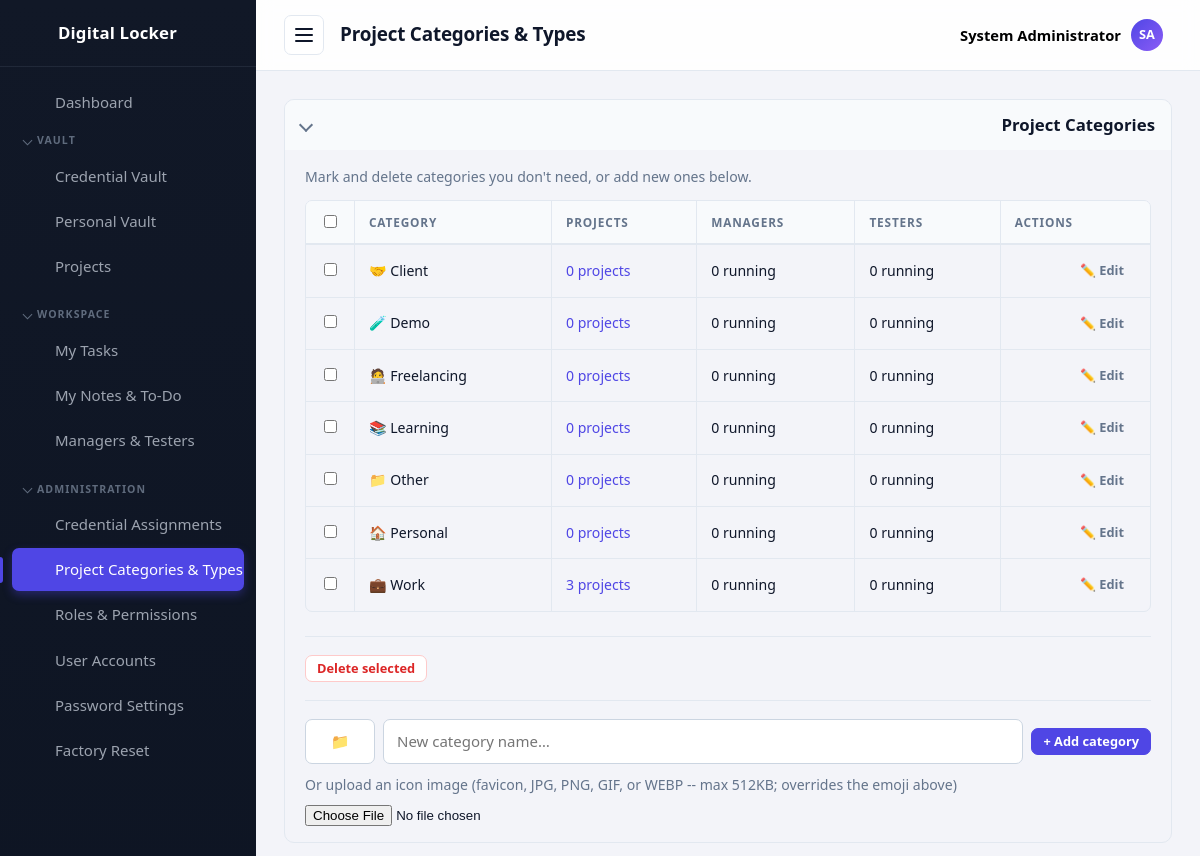
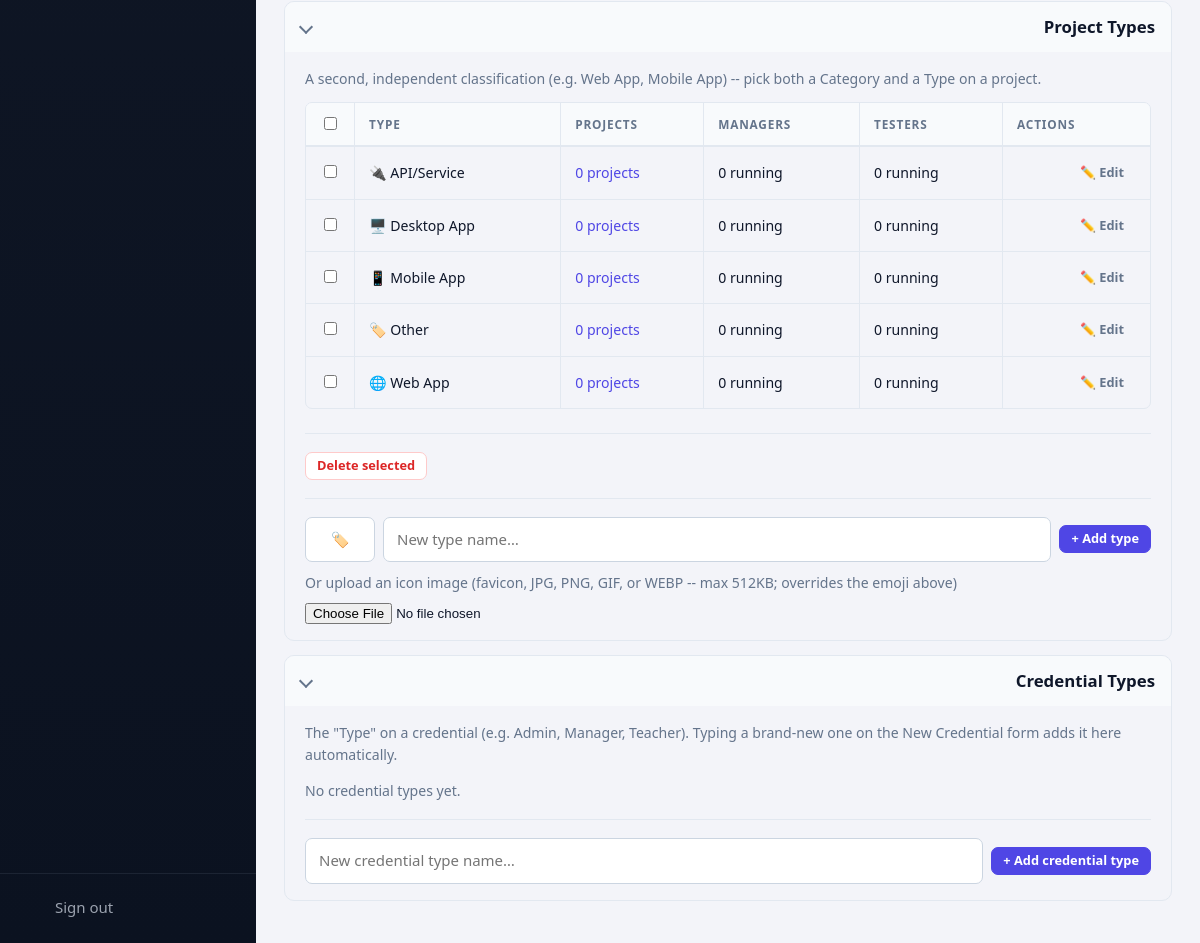
Screenshot of /categories/index.php (signed in) with the database file from the repository (2 pictures, top to bottom).
### tables this page shows
CREATE TABLE settings (
  id          INT UNSIGNED AUTO_INCREMENT PRIMARY KEY,
  setting_key VARCHAR(60) NOT NULL UNIQUE,
  setting_value TEXT NULL
);

CREATE TABLE project_categories (
  id         INT UNSIGNED AUTO_INCREMENT PRIMARY KEY,
  name       VARCHAR(60) NOT NULL UNIQUE,
   
   
  icon       VARCHAR(255) NOT NULL DEFAULT '📁',
  created_at TIMESTAMP DEFAULT CURRENT_TIMESTAMP
);

CREATE TABLE project_types (
  id         INT UNSIGNED AUTO_INCREMENT PRIMARY KEY,
  name       VARCHAR(60) NOT NULL UNIQUE,
  icon       VARCHAR(255) NOT NULL DEFAULT '🏷️',
  created_at TIMESTAMP DEFAULT CURRENT_TIMESTAMP
);

### categories/index.php (the view, shortened to what the rows shown need)
<?php
require_once __DIR__ . '/../includes/init.php';
$isAdmin = isAdministrator();
$canManage = false;
$canManage = $canManage || $isAdmin;
$pageTitle = 'Project Categories & Types';
$categories = $db->query(
    "SELECT pc.id, pc.name, pc.icon,
            (SELECT COUNT(*) FROM projects p WHERE p.category = pc.name) AS project_count,
            (SELECT COUNT(DISTINCT pm.user_id) FROM project_members pm
               JOIN projects p ON p.id = pm.project_id
              WHERE p.category = pc.name AND pm.project_role = 'manager') AS manager_count,
            (SELECT COUNT(DISTINCT pm.user_id) FROM project_members pm
               JOIN projects p ON p.id = pm.project_id
              WHERE p.category = pc.name AND pm.project_role = 'tester') AS tester_count
       FROM project_categories pc
      ORDER BY pc.name"
)->fetchAll();
$types = $db->query(
    "SELECT pt.id, pt.name, pt.icon,
            (SELECT COUNT(*) FROM projects p WHERE p.type = pt.name) AS project_count,
            (SELECT COUNT(DISTINCT pm.user_id) FROM project_members pm
               JOIN projects p ON p.id = pm.project_id
              WHERE p.type = pt.name AND pm.project_role = 'manager') AS manager_count,
            (SELECT COUNT(DISTINCT pm.user_id) FROM project_members pm
               JOIN projects p ON p.id = pm.project_id
              WHERE p.type = pt.name AND pm.project_role = 'tester') AS tester_count
       FROM project_types pt
      ORDER BY pt.name"
)->fetchAll();
require __DIR__ . '/../includes/header.php';
?>
<details class="vault-group" open>
    <div style="padding:16px 20px">
        <?php if ($categories): ?>
            <form method="post" action="index.php" onsubmit="return confirm('Delete the selected categories? Projects already using them keep their label, but it won\'t be offered going forward.');">
                <div class="table-wrap">
                <table class="table">
                    <thead>
                        <tr>
                            <?php if ($isAdmin): ?><th style="width:36px"><input type="checkbox" id="cat-check-all"></th><?php endif; ?>
                            <th>Category</th>
                            <th>Projects</th>
                            <th>Managers</th>
                            <th>Testers</th>
                            <?php if ($canManage): ?><th class="table__actions">Actions</th><?php endif; ?>
                        </tr>
                    </thead>
                    <tbody>
                    <?php foreach ($categories as $c): ?>
                        <tr>
                            <?php if ($isAdmin): ?><td><input type="checkbox" name="ids[]" value="<?= (int) $c['id'] ?>" class="cat-check"></td><?php endif; ?>
                            <td><?= projectCategoryIconHtml($c['name']) ?> <?= e($c['name']) ?></td>
                            <td><a href="<?= BASE_URL ?>/projects/index.php?category=<?= urlencode($c['name']) ?>"><?= (int) $c['project_count'] ?> project<?= (int) $c['project_count'] === 1 ? '' : 's' ?></a></td>
                            <td><?= (int) $c['manager_count'] ?> running</td>
                            <td><?= (int) $c['tester_count'] ?> running</td>
                            <?php if ($canManage): ?>
                                <td class="table__actions"><a class="btn btn--small btn--ghost" href="index.php?edit_category=<?= (int) $c['id'] ?>#edit-category">✏️ Edit</a></td>
                            <?php endif; ?>
                        </tr>
                    <?php endforeach; ?>
                    </tbody>
                </table>
                </div>
            </form>
        <?php else: ?>
            <p class="muted">No categories yet.</p>
        <?php endif; ?>
    </div>
</details>
<details class="vault-group" open>
    <div style="padding:16px 20px">
        <?php if ($types): ?>
            <form method="post" action="index.php" onsubmit="return confirm('Delete the selected types? Projects already using them keep their label, but it won\'t be offered going forward.');">
                <div class="table-wrap">
                <table class="table">
                    <thead>
                        <tr>
                            <?php if ($isAdmin): ?><th style="width:36px"><input type="checkbox" id="type-check-all"></th><?php endif; ?>
                            <th>Type</th>
                            <th>Projects</th>
                            <th>Managers</th>
                            <th>Testers</th>
                            <?php if ($canManage): ?><th class="table__actions">Actions</th><?php endif; ?>
                        </tr>
                    </thead>
                    <tbody>
                    <?php foreach ($types as $t): ?>
                        <tr>
                            <?php if ($isAdmin): ?><td><input type="checkbox" name="ids[]" value="<?= (int) $t['id'] ?>" class="type-check"></td><?php endif; ?>
                            <td><?= projectTypeIconHtml($t['name']) ?> <?= e($t['name']) ?></td>
                            <td><a href="<?= BASE_URL ?>/projects/index.php?type=<?= urlencode($t['name']) ?>"><?= (int) $t['project_count'] ?> project<?= (int) $t['project_count'] === 1 ? '' : 's' ?></a></td>
                            <td><?= (int) $t['manager_count'] ?> running</td>
                            <td><?= (int) $t['tester_count'] ?> running</td>
                            <?php if ($canManage): ?>
                                <td class="table__actions"><a class="btn btn--small btn--ghost" href="index.php?edit_type=<?= (int) $t['id'] ?>#edit-type">✏️ Edit</a></td>
                            <?php endif; ?>
                        </tr>
                    <?php endforeach; ?>
                    </tbody>
                </table>
                </div>
            </form>
        <?php else: ?>
            <p class="muted">No types yet.</p>
        <?php endif; ?>
    </div>
</details>
<?php require __DIR__ . '/../includes/footer.php'; ?>

### includes/header.php (shortened to what the rows shown need)
<?php
require_once __DIR__ . '/init.php';
function navIcon(string $name): string
{
    $icons = [
        'dashboard' => '<path d="M3 3h8v8H3zM13 3h8v5h-8zM13 12h8v9h-8zM3 15h8v6H3z"/>',
        'passwords' => '<circle cx="8" cy="15" r="4"/><path d="M10.8 12.2L21 2M18 5l3 3M15.5 7.5l2 2"/>',
        'personal'  => '<circle cx="12" cy="8" r="4"/><path d="M4 21c0-4.4 3.6-7 8-7s8 2.6 8 7"/>',
        'export'    => '<path d="M12 3v12M8 11l4 4 4-4M4 17v3h16v-3"/>',
        'projects'  => '<path d="M3 7a2 2 0 0 1 2-2h4l2 2h8a2 2 0 0 1 2 2v9a2 2 0 0 1-2 2H5a2 2 0 0 1-2-2z"/>',
        'tasks'     => '<path d="M9 5H7a2 2 0 0 0-2 2v12a2 2 0 0 0 2 2h10a2 2 0 0 0 2-2V7a2 2 0 0 0-2-2h-2"/><rect x="9" y="3" width="6" height="4" rx="1"/><path d="M9 12l2 2 4-4"/>',
        'notes'     => '<path d="M6 3h9l5 5v13a1 1 0 0 1-1 1H6a1 1 0 0 1-1-1V4a1 1 0 0 1 1-1z"/><path d="M15 3v5h5M8 13h8M8 17h5"/>',
        'team'      => '<circle cx="9" cy="8" r="3.5"/><path d="M2.5 20c0-3.5 3-5.5 6.5-5.5s6.5 2 6.5 5.5M16 4.5a3.5 3.5 0 0 1 0 7M17.5 14.5c2.5.6 4 2.3 4 5.5"/>',
        'categories' => '<path d="M4 4h7v7H4zM13 4h7v7h-7zM4 13h7v7H4zM13 13h7v7h-7z"/>',
        'assignments' => '<circle cx="9" cy="7" r="4"/><path d="M2.5 21c0-4 3-6.5 6.5-6.5s6.5 2.5 6.5 6.5"/><path d="M17 8l2 2 4-4"/>',
        'roles'     => '<path d="M12 3l8 3v6c0 4.5-3.2 7.6-8 9-4.8-1.4-8-4.5-8-9V6z"/><path d="M9 12l2 2 4-4"/>',
        'users'     => '<circle cx="9" cy="8" r="3.5"/><path d="M2.5 20c0-3.5 3-5.5 6.5-5.5s6.5 2 6.5 5.5M16 4.5a3.5 3.5 0 0 1 0 7M17.5 14.5c2.5.6 4 2.3 4 5.5"/>',
        'settings'  => '<path d="M4 7h10M18 7h2M4 17h2M10 17h10"/><circle cx="16" cy="7" r="2.5"/><circle cx="8" cy="17" r="2.5"/>',
        'reset'     => '<path d="M3 12a9 9 0 1 1 3 6.7"/><path d="M3 21v-5h5"/>',
        'logout'    => '<path d="M14 4H5v16h9M10 12h11M18 8l4 4-4 4"/>',
        'lock'      => '<rect x="5" y="11" width="14" height="10" rx="2"/><path d="M8 11V8a4 4 0 0 1 8 0v3M12 15v3"/>',
    ];
    return '<svg class="icon" width="24" height="24" viewBox="0 0 24 24" fill="none" stroke="currentColor" stroke-width="2" stroke-linecap="round" stroke-linejoin="round" aria-hidden="true">' . ($icons[$name] ?? '') . '</svg>';
}
?>
<!DOCTYPE html>
<html lang="en">
<head>
    <title><?= e(pageTitle($pageTitle)) ?></title>
    <link rel="stylesheet" href="<?= e(assetUrl('/assets/css/style.css')) ?>">
</head>
<body data-autolock="<?= (int) setting('auto_lock_minutes', '0') ?>" data-confirm-reveal="<?= (int) setting('require_confirm_reveal', '0') ?>" data-lock-url="<?= e(BASE_URL . '/lock.php') ?>">
<div class="layout">
    <aside class="sidebar" id="sidebar">
        <a class="sidebar__brand" href="<?= BASE_URL ?>/dashboard.php" aria-label="<?= e(appName()) ?>">
            <?= navIcon('lock') ?>
            <span class="sidebar__brand-text"><?= e(appName()) ?></span>
        </a>
    </aside>
    <div class="main">
        <header class="topbar">
            <h1 class="topbar__title"><?= e($pageTitle) ?></h1>
        </header>
        <main class="content">

### rows the page displays
settings: setting_value "Digital Locker"
project_categories: projectCategoryIconHtml($c['name']) "🤝", name "Client", project_count "0", manager_count "0", tester_count "0"
project_categories: projectCategoryIconHtml($c['name']) "🧪", name "Demo", project_count "0", manager_count "0", tester_count "0"
project_categories: projectCategoryIconHtml($c['name']) "🧑‍💻", name "Freelancing", project_count "0", manager_count "0", tester_count "0"
project_categories: projectCategoryIconHtml($c['name']) "📚", name "Learning", project_count "0", manager_count "0", tester_count "0"
project_categories: projectCategoryIconHtml($c['name']) "📁", name "Other", project_count "0", manager_count "0", tester_count "0"
project_categories: projectCategoryIconHtml($c['name']) "🏠", name "Personal", project_count "0", manager_count "0", tester_count "0"
project_categories: projectCategoryIconHtml($c['name']) "💼", name "Work", project_count "3", manager_count "0", tester_count "0"
project_types: projectTypeIconHtml($t['name']) "🔌", name "API/Service", project_count "0", manager_count "0", tester_count "0"
project_types: projectTypeIconHtml($t['name']) "🖥️", name "Desktop App", project_count "0", manager_count "0", tester_count "0"
project_types: projectTypeIconHtml($t['name']) "📱", name "Mobile App", project_count "0", manager_count "0", tester_count "0"
project_types: projectTypeIconHtml($t['name']) "🏷️", name "Other", project_count "0", manager_count "0", tester_count "0"
project_types: projectTypeIconHtml($t['name']) "🌐", name "Web App", project_count "0", manager_count "0", tester_count "0"

### other values shown
$navGroup['label'] "VAULT"
$navItem['label'] "Credential Vault"
$navItem['label'] "Personal Vault"
$navItem['label'] "Projects"
$navGroup['label'] "WORKSPACE"
$navItem['label'] "My Tasks"
$navItem['label'] "My Notes & To-Do"
$navItem['label'] "Managers & Testers"
$navGroup['label'] "ADMINISTRATION"
$navItem['label'] "Credential Assignments"
$navItem['label'] "Project Categories & Types"
$navItem['label'] "Roles & Permissions"
$navItem['label'] "User Accounts"
$navItem['label'] "Password Settings"
$navItem['label'] "Factory Reset"
